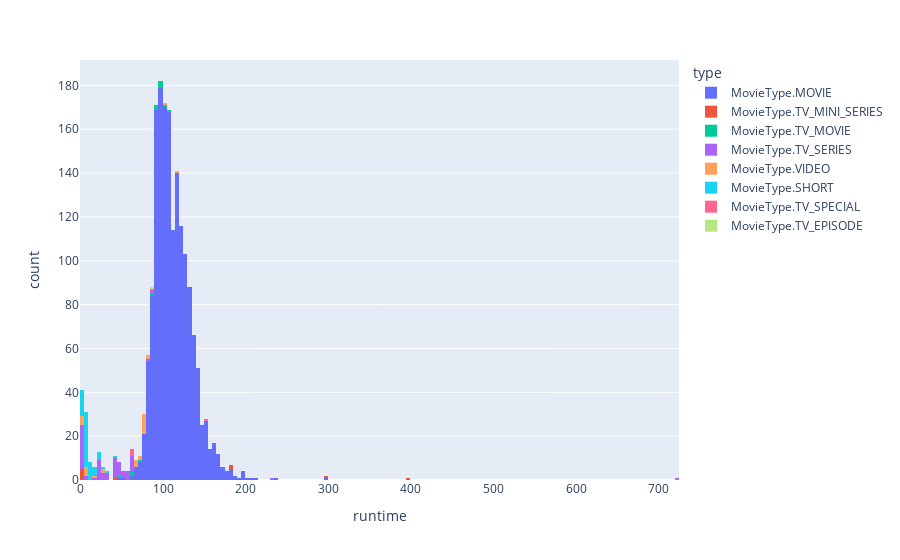

Write notebook code for a chart like this one.
### Code cell
import dataclasses
movies_with_runtime = [dataclasses.replace(m, runtime=m.runtime.total_seconds() // 60) for m in movies]

df2 = pd.DataFrame(movies_with_runtime)
px.histogram(df2, x='runtime', color='type')

### Figure 1 — Plotly figure (JSON) as saved in the notebook; plotly's stock layout.template omitted (floating-point values rounded to 4 significant figures; data arrays with more than 128 entries replaced by an {"elided": "..."} marker saying what was removed)
{"data": [{"alignmentgroup": "True", "bingroup": "x", "hovertemplate": "type=MovieType.MOVIE<br>runtime=%{x}<br>count=%{y}<extra></extra>", "legendgroup": "MovieType.MOVIE", "marker": {"color": "#636efa", "pattern": {"shape": ""}}, "name": "MovieType.MOVIE", "offsetgroup": "MovieType.MOVIE", "orientation": "v", "showlegend": true, "type": "histogram", "x": {"elided": "1663 int values"}, "xaxis": "x", "yaxis": "y"}, {"alignmentgroup": "True", "bingroup": "x", "hovertemplate": "type=MovieType.TV_MINI_SERIES<br>runtime=%{x}<br>count=%{y}<extra></extra>", "legendgroup": "MovieType.TV_MINI_SERIES", "marker": {"color": "#EF553B", "pattern": {"shape": ""}}, "name": "MovieType.TV_MINI_SERIES", "offsetgroup": "MovieType.TV_MINI_SERIES", "orientation": "v", "showlegend": true, "type": "histogram", "x": [395, 180, 42, 182, 0, 0, 298, 0, 0, 0], "xaxis": "x", "yaxis": "y"}, {"alignmentgroup": "True", "bingroup": "x", "hovertemplate": "type=MovieType.TV_MOVIE<br>runtime=%{x}<br>count=%{y}<extra></extra>", "legendgroup": "MovieType.TV_MOVIE", "marker": {"color": "#00cc96", "pattern": {"shape": ""}}, "name": "MovieType.TV_MOVIE", "offsetgroup": "MovieType.TV_MOVIE", "orientation": "v", "showlegend": true, "type": "histogram", "x": [60, 94, 97, 89, 60, 70, 105, 96, 98, 48, 91, 104], "xaxis": "x", "yaxis": "y"}, {"alignmentgroup": "True", "bingroup": "x", "hovertemplate": "type=MovieType.TV_SERIES<br>runtime=%{x}<br>count=%{y}<extra></extra>", "legendgroup": "MovieType.TV_SERIES", "marker": {"color": "#ab63fa", "pattern": {"shape": ""}}, "name": "MovieType.TV_SERIES", "offsetgroup": "MovieType.TV_SERIES", "orientation": "v", "showlegend": true, "type": "histogram", "x": [230, 55, 0, 60, 22, 30, 26, 43, 0, 88, 21, 30, 60, 2, 0, 60, 0, 60, 0, 42, 48, 55, 60, 0, 45, 44, 23, 22, 43, 30, 0, 0, 0, 0, 60, 80, 3, 0, 52, 45, 44, 44, 52, 24, 45, 7, 42, 24, 44, 22, 0, 0, 0, 22, 720, 0, 27, 0, 0, 57, 60, 0, 53, 23, 40, 45, 6, 49, 28, 57, 15], "xaxis": "x", "yaxis": "y"}, {"alignmentgroup": "True", "bingroup": "x", "hovertemplate": "type=MovieType.VIDEO<br>runtime=%{x}<br>count=%{y}<extra></extra>", "legendgroup": "MovieType.VIDEO", "marker": {"color": "#FFA15A", "pattern": {"shape": ""}}, "name": "MovieType.VIDEO", "offsetgroup": "MovieType.VIDEO", "orientation": "v", "showlegend": true, "type": "histogram", "x": [69, 29, 81, 74, 26, 67, 81, 75, 76, 76, 76, 75, 75, 69, 75, 79, 4, 100, 72, 76, 5, 5, 4, 0, 0, 5, 15, 9, 116], "xaxis": "x", "yaxis": "y"}, {"alignmentgroup": "True", "bingroup": "x", "hovertemplate": "type=MovieType.SHORT<br>runtime=%{x}<br>count=%{y}<extra></extra>", "legendgroup": "MovieType.SHORT", "marker": {"color": "#19d3f3", "pattern": {"shape": ""}}, "name": "MovieType.SHORT", "offsetgroup": "MovieType.SHORT", "orientation": "v", "showlegend": true, "type": "histogram", "x": [14, 13, 5, 10, 11, 25, 4, 8, 1, 6, 6, 6, 14, 14, 7, 7, 16, 4, 40, 1, 6, 12, 7, 8, 9, 3, 7, 6, 9, 9, 31, 3, 7, 7, 7, 23, 3, 13, 17, 16, 7, 21, 4, 7, 24, 7, 6, 0, 20, 4, 15, 6, 2, 5, 4, 8], "xaxis": "x", "yaxis": "y"}, {"alignmentgroup": "True", "bingroup": "x", "hovertemplate": "type=MovieType.TV_SPECIAL<br>runtime=%{x}<br>count=%{y}<extra></extra>", "legendgroup": "MovieType.TV_SPECIAL", "marker": {"color": "#FF6692", "pattern": {"shape": ""}}, "name": "MovieType.TV_SPECIAL", "offsetgroup": "MovieType.TV_SPECIAL", "orientation": "v", "showlegend": true, "type": "histogram", "x": [87, 63, 60, 60, 150], "xaxis": "x", "yaxis": "y"}, {"alignmentgroup": "True", "bingroup": "x", "hovertemplate": "type=MovieType.TV_EPISODE<br>runtime=%{x}<br>count=%{y}<extra></extra>", "legendgroup": "MovieType.TV_EPISODE", "marker": {"color": "#B6E880", "pattern": {"shape": ""}}, "name": "MovieType.TV_EPISODE", "offsetgroup": "MovieType.TV_EPISODE", "orientation": "v", "showlegend": true, "type": "histogram", "x": [86], "xaxis": "x", "yaxis": "y"}], "layout": {"barmode": "relative", "legend": {"title": {"text": "type"}, "tracegroupgap": 0}, "margin": {"t": 60}, "xaxis": {"anchor": "y", "domain": [0, 1], "title": {"text": "runtime"}}, "yaxis": {"anchor": "x", "domain": [0, 1], "title": {"text": "count"}}}}
